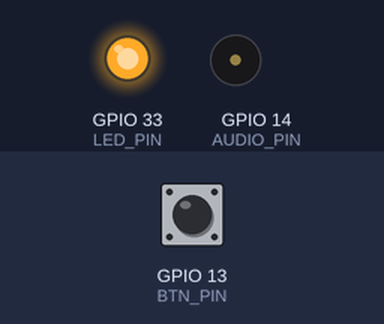
The sketch below on a simulated ESP32. Parts: output pins drawn as LEDs (lit = HIGH), buzzer (waves = sounding). The test bench sets the inputs (shaded band); at power-on: GPIO 13 (BTN_PIN) LOW. WiFi joins after 1.5 s; servers stay silent unless stated; the camera gives no picture; what the sketch prints to the serial monitor is not drawn.

Above: at 0.4 s.
At 3.4 s:
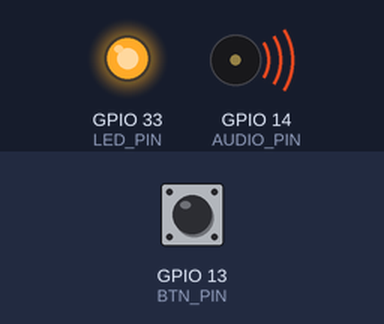
3.5 s: GPIO 13 (BTN_PIN) pulled HIGH for 0.15 s
At 3.82 s:
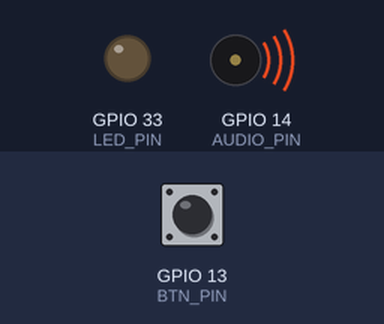
Timing chart, 0 to 6.5 s (numbered marks = the images above; inputs shaded):
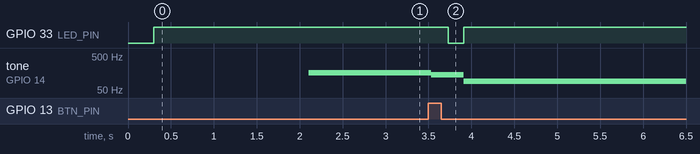

The sketch:

pokeball.ino
```cpp
// Pokeball: button -> buzz -> photo -> POST to soufz.local:8080
// Button: IO13 to 3V3.  Audio: IO14 -> RC filter -> PAM8403.

#include <WiFi.h>
#include <ESPmDNS.h>
#include "esp_camera.h"

const char *WIFI_SSID = "Aashvik's iPhone";
const char *WIFI_PASS = "hangdynasty";

const char *LAPTOP_HOST = "soufz";
const uint16_t LAPTOP_PORT = 8080;
const char *UPLOAD_PATH = "/upload";

const bool USE_FIXED_IP = false;
const IPAddress FIXED_IP(192, 168, 1, 100);

const int BTN_PIN   = 13;
const int AUDIO_PIN = 14;
const int LED_PIN   = 33;

const uint32_t HOLD_MS = 30;
const uint32_t RELEASE_MS = 300;

#define PWDN_GPIO_NUM  32
#define RESET_GPIO_NUM -1
#define XCLK_GPIO_NUM   0
#define SIOD_GPIO_NUM  26
#define SIOC_GPIO_NUM  27
#define Y9_GPIO_NUM    35
#define Y8_GPIO_NUM    34
#define Y7_GPIO_NUM    39
#define Y6_GPIO_NUM    36
#define Y5_GPIO_NUM    21
#define Y4_GPIO_NUM    19
#define Y3_GPIO_NUM    18
#define Y2_GPIO_NUM     5
#define VSYNC_GPIO_NUM 25
#define HREF_GPIO_NUM  23
#define PCLK_GPIO_NUM  22

#define AUDIO_CH 2

#if ESP_ARDUINO_VERSION_MAJOR >= 3
  #define AUDIO_TGT AUDIO_PIN
#else
  #define AUDIO_TGT AUDIO_CH
#endif

void setupAudio() {
#if ESP_ARDUINO_VERSION_MAJOR >= 3
  ledcAttachChannel(AUDIO_PIN, 200, 8, AUDIO_CH);
#else
  ledcSetup(AUDIO_CH, 200, 8);
  ledcAttachPin(AUDIO_PIN, AUDIO_CH);
#endif
  ledcWrite(AUDIO_TGT, 0);
}

void buzz(uint32_t hz, uint16_t ms) {
  ledcWriteTone(AUDIO_TGT, hz);
  delay(ms);
  ledcWrite(AUDIO_TGT, 0);
}

void buzzFail() { buzz(90, 120); delay(70); buzz(90, 120); }

bool startCamera() {
  camera_config_t c;
  c.ledc_channel = LEDC_CHANNEL_0;
  c.ledc_timer   = LEDC_TIMER_0;
  c.pin_d0 = Y2_GPIO_NUM;   c.pin_d1 = Y3_GPIO_NUM;
  c.pin_d2 = Y4_GPIO_NUM;   c.pin_d3 = Y5_GPIO_NUM;
  c.pin_d4 = Y6_GPIO_NUM;   c.pin_d5 = Y7_GPIO_NUM;
  c.pin_d6 = Y8_GPIO_NUM;   c.pin_d7 = Y9_GPIO_NUM;
  c.pin_xclk = XCLK_GPIO_NUM;
  c.pin_pclk = PCLK_GPIO_NUM;
  c.pin_vsync = VSYNC_GPIO_NUM;
  c.pin_href = HREF_GPIO_NUM;
  c.pin_sccb_sda = SIOD_GPIO_NUM;
  c.pin_sccb_scl = SIOC_GPIO_NUM;
  c.pin_pwdn = PWDN_GPIO_NUM;
  c.pin_reset = RESET_GPIO_NUM;
  c.xclk_freq_hz = 20000000;
  c.pixel_format = PIXFORMAT_JPEG;

  if (psramFound()) {
    c.frame_size = FRAMESIZE_SVGA;
    c.jpeg_quality = 12;
    c.fb_count = 2;
    c.fb_location = CAMERA_FB_IN_PSRAM;
    c.grab_mode = CAMERA_GRAB_LATEST;
  } else {
    c.frame_size = FRAMESIZE_VGA;
    c.jpeg_quality = 14;
    c.fb_count = 1;
    c.fb_location = CAMERA_FB_IN_DRAM;
    c.grab_mode = CAMERA_GRAB_WHEN_EMPTY;
  }

  esp_err_t err = esp_camera_init(&c);
  if (err != ESP_OK) {
    Serial.printf("camera init failed: 0x%x\n", err);
    return false;
  }
  return true;
}

IPAddress laptopIP;
bool haveIP = false;

void connectWifi() {
  if (WiFi.status() == WL_CONNECTED) return;
  Serial.printf("connecting to %s ", WIFI_SSID);
  WiFi.mode(WIFI_STA);
  WiFi.setSleep(false);
  WiFi.begin(WIFI_SSID, WIFI_PASS);

  uint32_t start = millis();
  while (WiFi.status() != WL_CONNECTED && millis() - start < 20000) {
    delay(300);
    Serial.print(".");
  }
  Serial.println();

  if (WiFi.status() == WL_CONNECTED) {
    Serial.print("connected, my IP is ");
    Serial.println(WiFi.localIP());
  } else {
    Serial.println("wifi failed, will retry later");
  }
}

bool findLaptop() {
  if (USE_FIXED_IP) { laptopIP = FIXED_IP; haveIP = true; return true; }
  Serial.printf("looking up %s.local ... ", LAPTOP_HOST);
  IPAddress found = MDNS.queryHost(LAPTOP_HOST, 3000);
  if (found == IPAddress((uint32_t)0)) {
    Serial.println("not found");
    haveIP = false;
    return false;
  }
  laptopIP = found;
  haveIP = true;
  Serial.println(laptopIP);
  return true;
}

bool sendJpeg(uint8_t *buf, size_t len) {
  connectWifi();
  if (WiFi.status() != WL_CONNECTED) return false;
  if (!haveIP && !findLaptop()) return false;

  WiFiClient client;
  if (!client.connect(laptopIP, LAPTOP_PORT, 5000)) {
    Serial.println("could not connect to laptop");
    haveIP = false;
    return false;
  }

  client.printf("POST %s HTTP/1.1\r\n", UPLOAD_PATH);
  client.printf("Host: %s.local:%u\r\n", LAPTOP_HOST, LAPTOP_PORT);
  client.print("Content-Type: image/jpeg\r\n");
  client.printf("Content-Length: %u\r\n", (unsigned)len);
  client.print("Connection: close\r\n\r\n");

  size_t sent = 0;
  while (sent < len) {
    size_t chunk = len - sent;
    if (chunk > 1024) chunk = 1024;
    size_t n = client.write(buf + sent, chunk);
    if (n == 0) break;
    sent += n;
  }

  client.setTimeout(6000);
  String status = client.readStringUntil('\n');
  client.stop();

  Serial.printf("sent %u/%u bytes, server said: %s\n",
                (unsigned)sent, (unsigned)len, status.c_str());
  return sent == len && status.indexOf("200") > 0;
}

void capture() {
  buzz(140, 200);
  digitalWrite(LED_PIN, LOW);

  for (int i = 0; i < 2; i++) {
    camera_fb_t *warm = esp_camera_fb_get();
    if (warm) esp_camera_fb_return(warm);
  }
  camera_fb_t *fb = esp_camera_fb_get();
  digitalWrite(LED_PIN, HIGH);

  if (!fb) {
    Serial.println("capture failed");
    buzzFail();
    return;
  }

  bool ok = sendJpeg(fb->buf, fb->len);
  esp_camera_fb_return(fb);

  if (!ok) buzzFail();
}

void setup() {
  Serial.begin(115200);
  delay(300);
  Serial.println("\npokeball starting");

  pinMode(LED_PIN, OUTPUT);
  digitalWrite(LED_PIN, HIGH);
  pinMode(BTN_PIN, INPUT_PULLDOWN);

  setupAudio();

  if (!startCamera()) {
    while (true) { buzzFail(); delay(900); }
  }

  connectWifi();
  MDNS.begin("pokeball");
  findLaptop();

  Serial.println("ready, press the button");
  buzz(160, 150);
}

void loop() {
  static bool armed = true;
  static uint32_t downSince = 0;
  static uint32_t upSince = 0;

  uint32_t now = millis();
  bool pressed = digitalRead(BTN_PIN) == HIGH;

  if (pressed) {
    upSince = 0;
    if (downSince == 0) downSince = now;
    if (armed && now - downSince >= HOLD_MS) {
      armed = false;
      capture();
    }
  } else {
    downSince = 0;
    if (upSince == 0) upSince = now;
    if (!armed && now - upSince >= RELEASE_MS) armed = true;
  }

  delay(5);
}
```

Measured:
- after the input at 3.5 s, GPIO 33 (LED_PIN): HIGH → LOW after 0.23 s, → HIGH 0.18 s later; tone on GPIO 14 (AUDIO_PIN): 160 Hz → 140 Hz at once, → 90 Hz 0.38 s later
